Frame 1 (no input): blank canvas, image omitted
Frame 60 (no input): blank canvas, image omitted
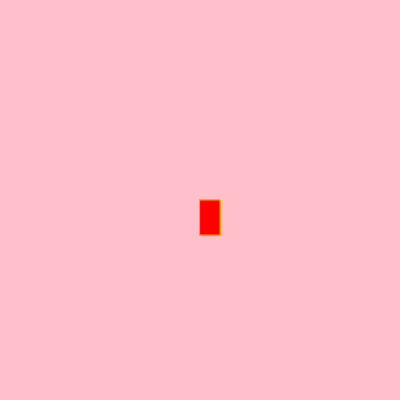
Frame 120 (the mouse pressed at the canvas centre since frame 60)

The p5.js sketch whose frames 1 and 60 were blank and that drew this single picture after the mouse press (run headless with seeded random() and noise() and a simulated clock; from frame 60 on, the mouse is pressed at the canvas centre):

// p5.js sketch
// ── sketch.js
function setup() {
    createCanvas(400, 400);
    background("pink");
  }
  
  function draw() {
    
  
    stroke("orange");
    fill("red");
  
    // console.log(mouseIsPressed);
  
    if (mouseIsPressed) 
    rect(mouseX, mouseY, 20, 35);
  }
  
